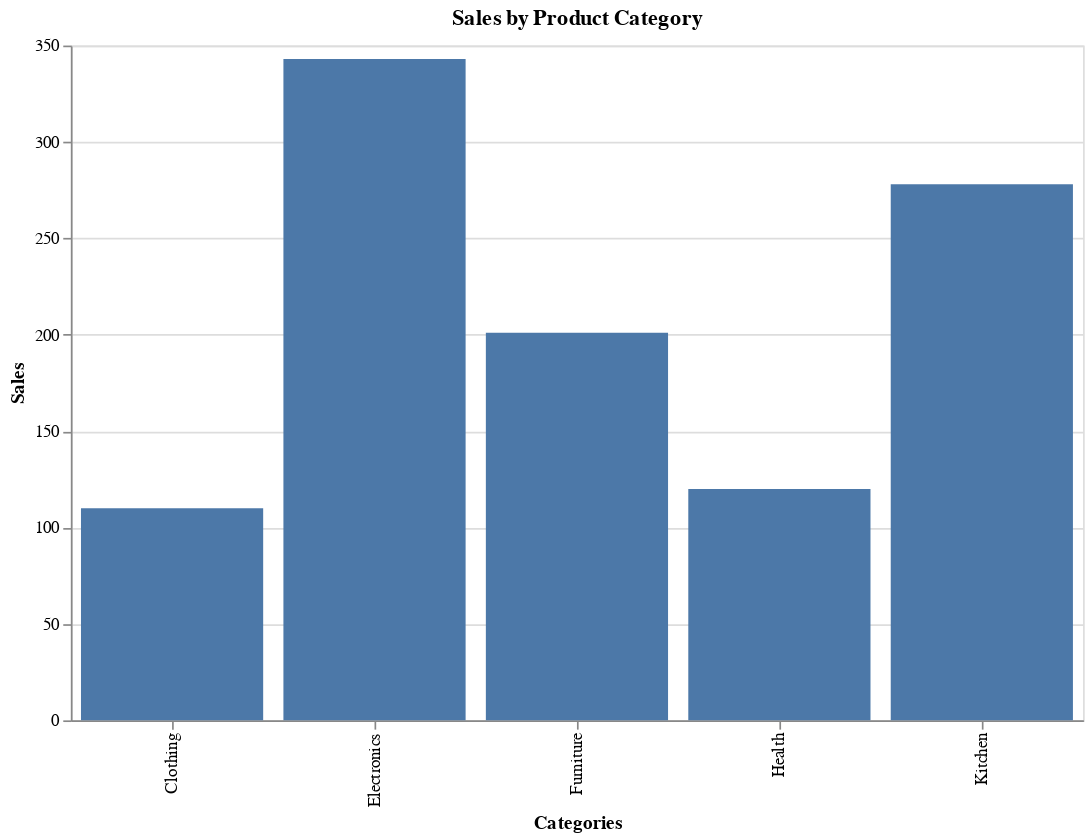

Notebook cell for this chart:
### Code cell
alt.Chart(data).mark_bar().encode(
    x='Categories:O',
    y='Sales:Q'
).properties(
    height = 400,
    width = 600,
    title='Sales by Product Category')

### Figure 1 — Vega-Lite specification as saved in the notebook (floating-point values rounded to 4 significant figures)
{"config": {"view": {"continuousWidth": 300, "continuousHeight": 300}}, "data": {"values": [{"Categories": "Clothing", "Sales": 110}, {"Categories": "Electronics", "Sales": 343}, {"Categories": "Furniture", "Sales": 201}, {"Categories": "Health", "Sales": 120}, {"Categories": "Kitchen", "Sales": 278}]}, "mark": {"type": "bar"}, "encoding": {"x": {"field": "Categories", "type": "ordinal"}, "y": {"field": "Sales", "type": "quantitative"}}, "height": 400, "title": "Sales by Product Category", "width": 600, "$schema": "https://vega.github.io/schema/vega-lite/v5.8.0.json"}
